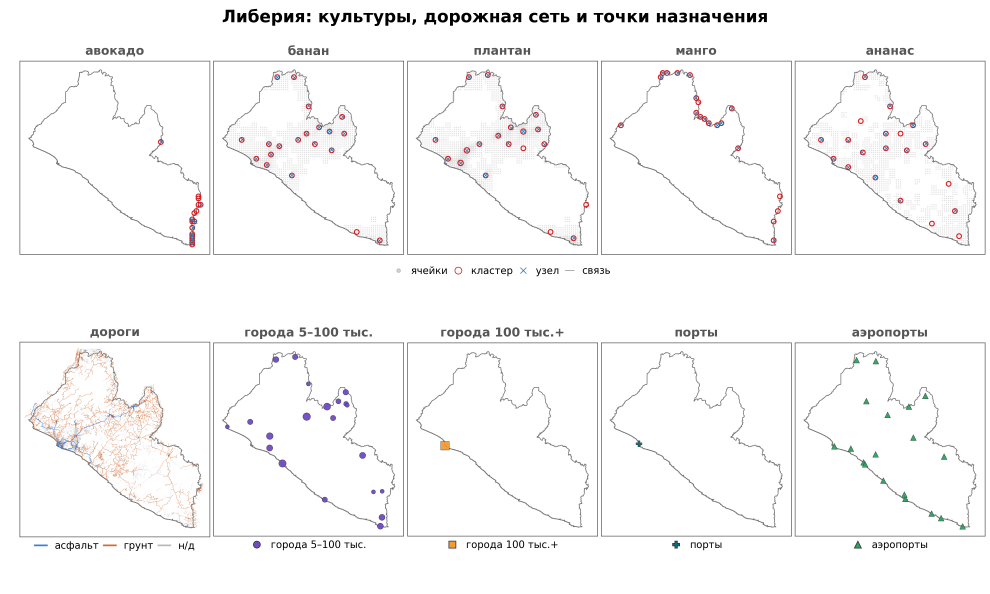
#> input picture tmp/lbr_inputs_panel_matched.png, 3960 x 2376 px, found by its file name (shown at 1/4 size)
$ python compose_liberia_yanao_slide.py
#> lines starting #> are read from the running program, lines starting #| are printed output that depends on the picture
from __future__ import annotations

from pathlib import Path

from PIL import Image


ROOT = Path(__file__).resolve().parents[1]
IMG = ROOT / "itmo-phd-thesis-template-en" / "images" / "ch4"
OUT = IMG / "liberia_yanao_inputs_drivers_slide.png"
TMP = ROOT / "tmp" / "liberia_yanao_inputs_drivers_slide.png"

SOURCES = {
    "liberia_inputs": IMG / "lbr_inputs_panel_matched.png",
    "yanao_inputs": IMG / "arctic" / "yanao_transport_services_panel.png",
    "liberia_driver": IMG / "lbr_precip_weekly_thresholds_ru.png",
    "yanao_driver": IMG / "arctic" / "arctic_temperature_thresholds_yanao_kras.png",
}


def fit(image: Image.Image, box: tuple[int, int]) -> Image.Image:
    copy = image.copy()
    copy.thumbnail(box, Image.Resampling.LANCZOS)
    return copy


def pad(image: Image.Image, padding: int = 36) -> Image.Image:
    padded = Image.new("RGB", (image.width + padding * 2, image.height + padding * 2), "white")
    padded.paste(image, (padding, padding))
    return padded


def paste_center(canvas: Image.Image, image: Image.Image, box: tuple[int, int, int, int]) -> None:
    x, y, w, h = box
    resized = fit(image, (w, h))
    px = x + (w - resized.width) // 2
    py = y + (h - resized.height) // 2
    canvas.paste(resized, (px, py))


def main() -> None:
    loaded = {name: Image.open(path).convert("RGB") for name, path in SOURCES.items()}
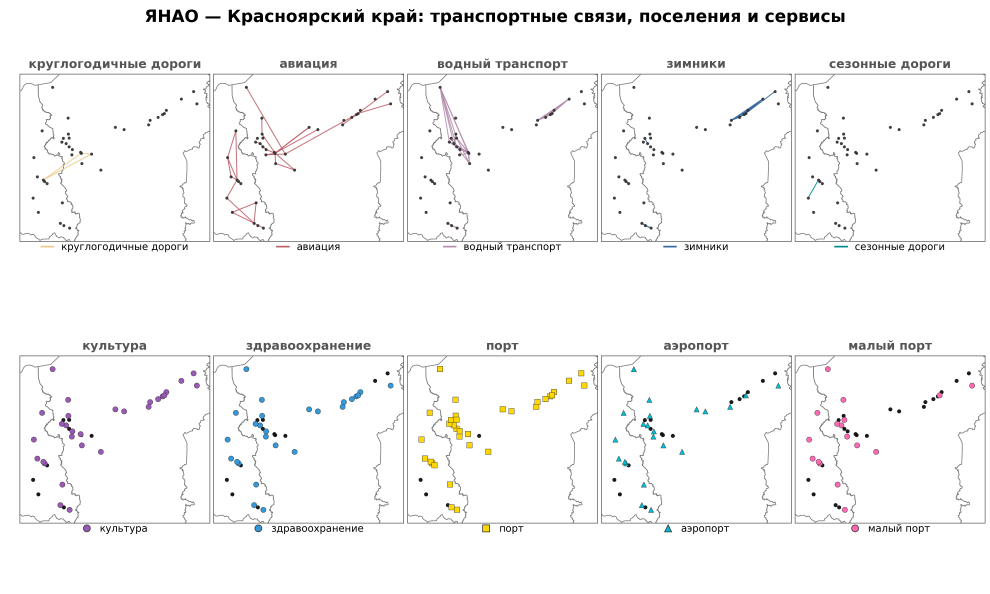
#> input picture tmp/yanao_transport_services_panel.png, 3960 x 2376 px, found by its file name (shown at 1/4 size)
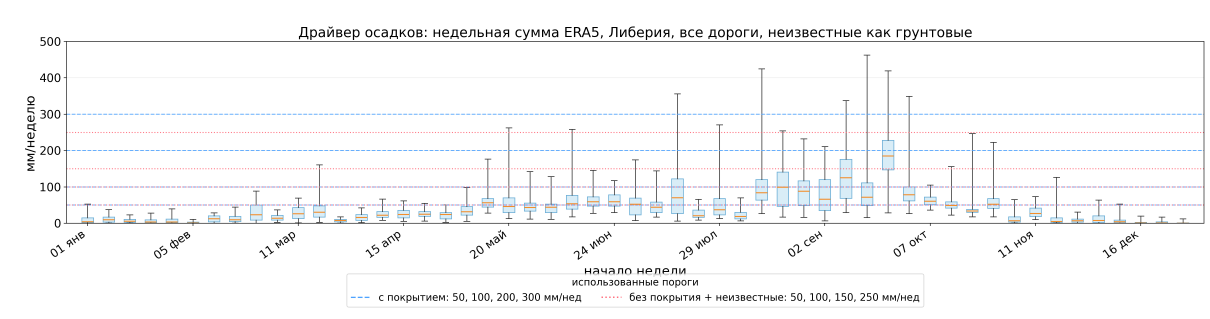
#> input picture tmp/lbr_precip_weekly_thresholds_ru.png, 4840 x 1276 px, found by its file name (shown at 1/4 size)
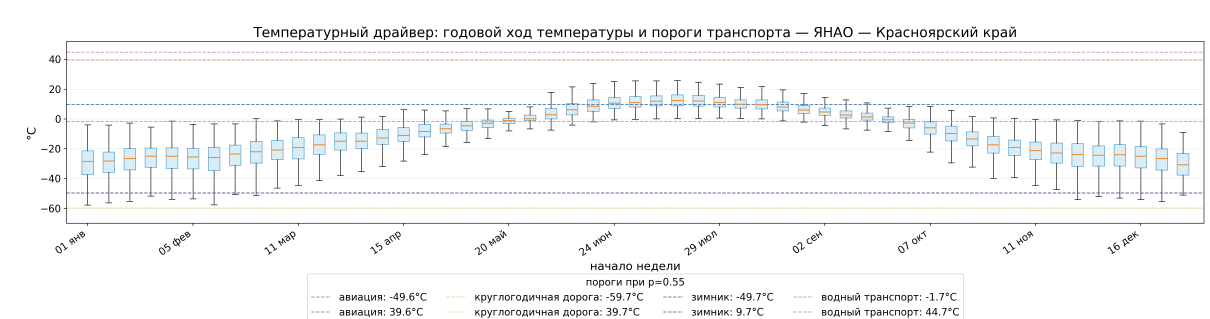
#> input picture tmp/arctic_temperature_thresholds_yanao_kras.png, 4840 x 1276 px, found by its file name (shown at 1/4 size)
#> loaded = 4 items

    width, height = 3840, 2160
    margin = 55
    gap = 70
    top_h = 1260
    bottom_h = 650
    slot_w = (width - margin * 2 - gap) // 2
    top_y = 15
    bottom_y = 1165

    boxes = {
        "liberia_inputs": (margin, top_y, slot_w, top_h),
        "yanao_inputs": (margin + slot_w + gap, top_y, slot_w, top_h),
        "liberia_driver": (margin, bottom_y, slot_w, bottom_h),
        "yanao_driver": (margin + slot_w + gap, bottom_y, slot_w, bottom_h),
    }

    canvas = Image.new("RGB", (width, height), "white")
#> canvas: PIL image 3840x2160 RGB; every value is 255
    for name, box in boxes.items():
        x, y, w, h = box
        paste_center(canvas, pad(loaded[name], padding=20), (x, y, w, h))
#> this loop made 4 passes
#> (px in paste_center, py in paste_center) on passes 1 to 4: (55, 92), (1955, 92), (55, 1243), (1955, 1243)
#> pass 1, in fit, `copy = image.copy()`:
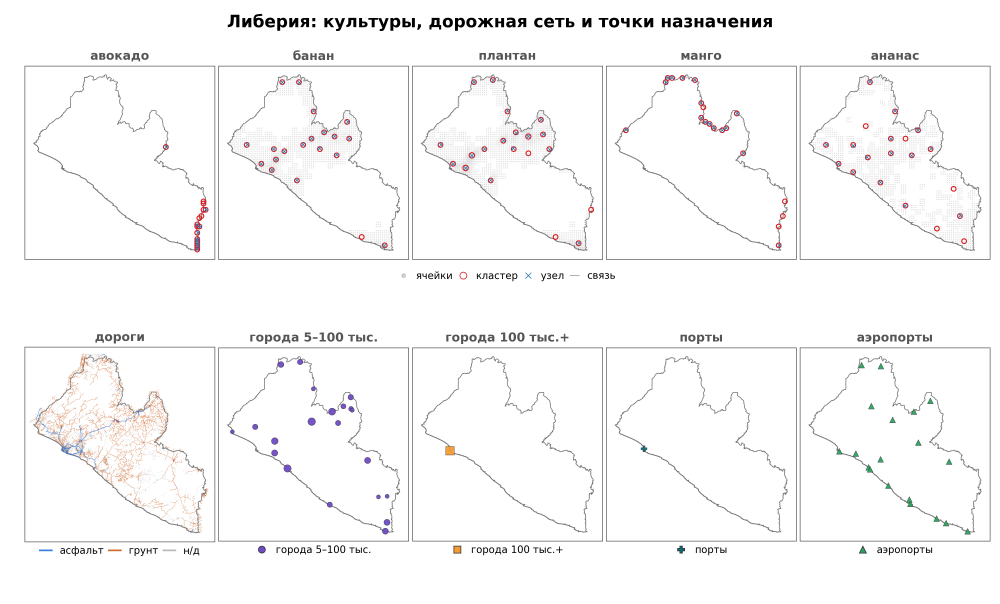
#> copy: PIL image 4000x2416 RGB (shown at 1/4 size); mean R, G, B 248.7, 248.2, 248.3
#> pass 2, in fit (call 2), `copy = image.copy()`:
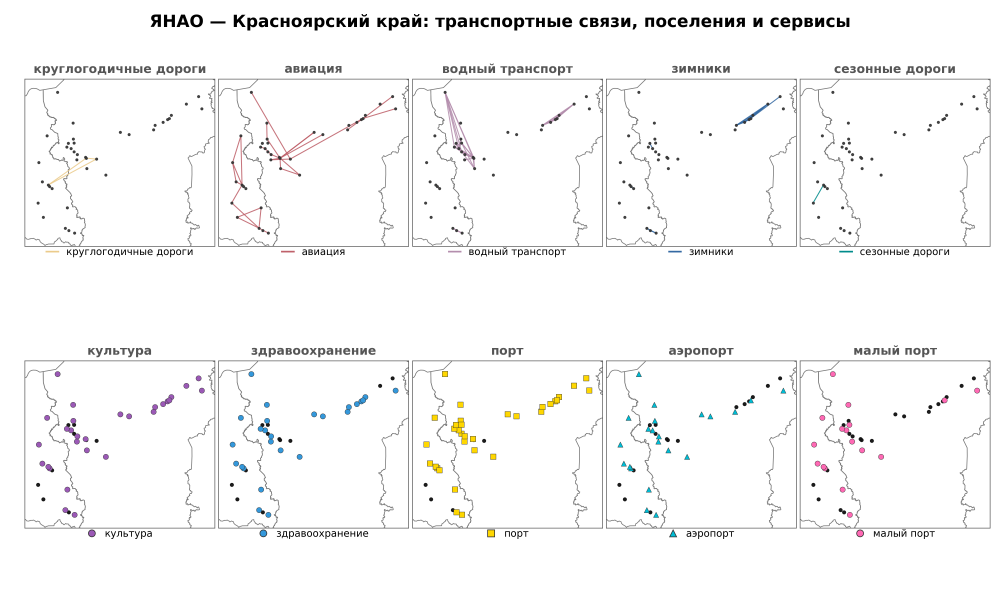
#> copy: PIL image 4000x2416 RGB (shown at 1/4 size); mean R, G, B 247.9, 247.8, 247.7
#> after the loop:
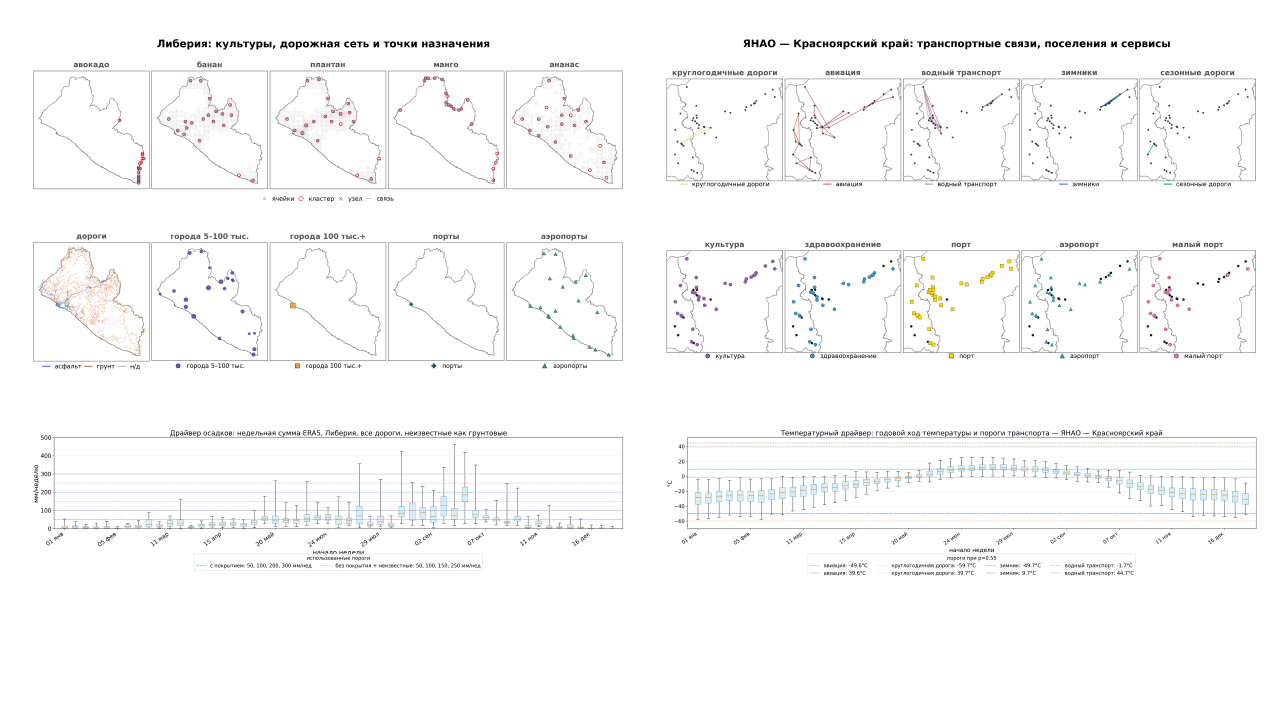
#> canvas: PIL image 3840x2160 RGB (shown at 1/3 size); mean R, G, B 249.9, 249.8, 249.9

    OUT.parent.mkdir(parents=True, exist_ok=True)
    TMP.parent.mkdir(parents=True, exist_ok=True)
    canvas.save(OUT, quality=95)
    canvas.save(TMP, quality=95)
    for path in (OUT, TMP):
        assert path.exists() and path.stat().st_size > 100_000, path
        print(f"{path} | {path.stat().st_size:,} bytes")


if __name__ == "__main__":
#> (the run stopped early here; a loop or call above may not have finished)
